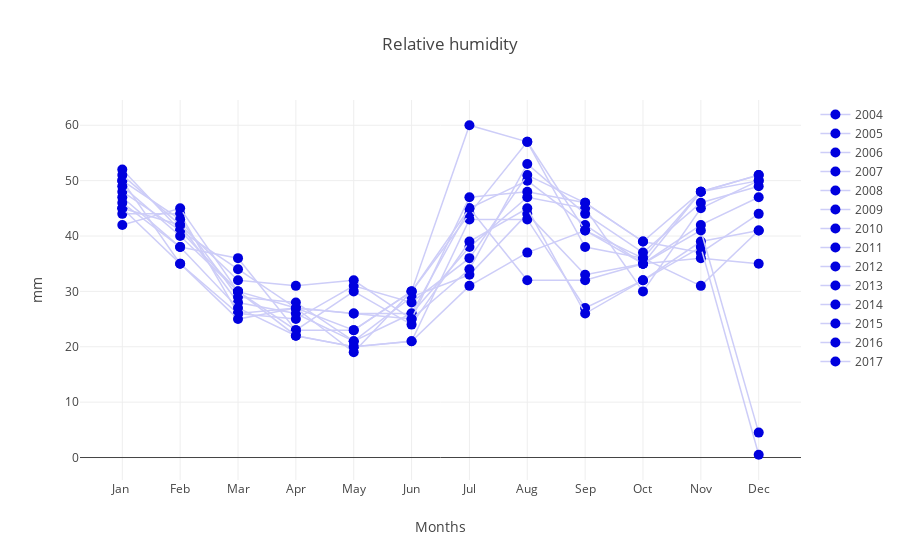

Notebook cell for this chart:
### Code cell
old_humi = mean_years(df_rel_humi, 2004, 2013)
new_humi = mean_years(df_rel_humi, 2014, 2017)

#graph_lines([old_humi, new_humi], "Relative humidity differences", "Months", "%", ["2004-2013", "2014-2017"])
years = range(2004, 2018)
graphs = []
legends = []
for i in years:
    graphs.append(mean_years(df_rel_humi, i, i))
    legends.append(str(i))

#graph_lines([old_rain, new_rain], "Rain fall differences", "Months", "mm", ["2004-2013", "2014-2017"])
iplot(graph_lines(graphs, "Relative humidity", "Months", "mm", legends))

### Figure 1 — Plotly figure (JSON) as saved in the notebook; plotly's stock layout.template omitted (floating-point values rounded to 4 significant figures)
{"data": [{"line": {"color": "rgb(205,205,248)", "width": 1.5}, "marker": {"color": "rgb(0,0,222)", "size": 10}, "mode": "lines+markers", "name": "2004", "x": ["Jan ", "Feb", "Mar", "Apr", "May", "Jun", "Jul", "Aug", "Sep", "Oct", "Nov", "Dec"], "y": [45, 42, 28, 26, 21, 29, 33, 44, 33, 35, 42, 47]}, {"line": {"color": "rgb(205,205,248)", "width": 1.5}, "marker": {"color": "rgb(0,0,222)", "size": 10}, "mode": "lines+markers", "name": "2005", "x": ["Jan ", "Feb", "Mar", "Apr", "May", "Jun", "Jul", "Aug", "Sep", "Oct", "Nov", "Dec"], "y": [44, 44, 26, 27, 26, 26, 45, 50, 42, 35, 36, 35]}, {"line": {"color": "rgb(205,205,248)", "width": 1.5}, "marker": {"color": "rgb(0,0,222)", "size": 10}, "mode": "lines+markers", "name": "2006", "x": ["Jan ", "Feb", "Mar", "Apr", "May", "Jun", "Jul", "Aug", "Sep", "Oct", "Nov", "Dec"], "y": [50, 35, 26, 25, 31, 28, 36, 51, 46, 39, 37, 44]}, {"line": {"color": "rgb(205,205,248)", "width": 1.5}, "marker": {"color": "rgb(0,0,222)", "size": 10}, "mode": "lines+markers", "name": "2007", "x": ["Jan ", "Feb", "Mar", "Apr", "May", "Jun", "Jul", "Aug", "Sep", "Oct", "Nov", "Dec"], "y": [45, 35, 25, 27, 19, 30, 60, 57, 38, 36, 48, 51]}, {"line": {"color": "rgb(205,205,248)", "width": 1.5}, "marker": {"color": "rgb(0,0,222)", "size": 10}, "mode": "lines+markers", "name": "2008", "x": ["Jan ", "Feb", "Mar", "Apr", "May", "Jun", "Jul", "Aug", "Sep", "Oct", "Nov", "Dec"], "y": [50, 43, 29, 28, 21, 26, 38, 47, 45, 30, 45, 50]}, {"line": {"color": "rgb(205,205,248)", "width": 1.5}, "marker": {"color": "rgb(0,0,222)", "size": 10}, "mode": "lines+markers", "name": "2009", "x": ["Jan ", "Feb", "Mar", "Apr", "May", "Jun", "Jul", "Aug", "Sep", "Oct", "Nov", "Dec"], "y": [47, 38, 27, 22, 20, 21, 43, 43, 27, 32, 39, 41]}, {"line": {"color": "rgb(205,205,248)", "width": 1.5}, "marker": {"color": "rgb(0,0,222)", "size": 10}, "mode": "lines+markers", "name": "2010", "x": ["Jan ", "Feb", "Mar", "Apr", "May", "Jun", "Jul", "Aug", "Sep", "Oct", "Nov", "Dec"], "y": [48, 41, 30, 27, 23, 30, 44, 57, 41, 35, 48, 50]}, {"line": {"color": "rgb(205,205,248)", "width": 1.5}, "marker": {"color": "rgb(0,0,222)", "size": 10}, "mode": "lines+markers", "name": "2011", "x": ["Jan ", "Feb", "Mar", "Apr", "May", "Jun", "Jul", "Aug", "Sep", "Oct", "Nov", "Dec"], "y": [46, 38, 36, 23, 30, 24, 39, 45, 26, 32, 38, 0.5]}, {"line": {"color": "rgb(205,205,248)", "width": 1.5}, "marker": {"color": "rgb(0,0,222)", "size": 10}, "mode": "lines+markers", "name": "2012", "x": ["Jan ", "Feb", "Mar", "Apr", "May", "Jun", "Jul", "Aug", "Sep", "Oct", "Nov", "Dec"], "y": [42, 45, 30, 23, 23, 30, 45, 32, 32, 35, 41, 4.5]}, {"line": {"color": "rgb(205,205,248)", "width": 1.5}, "marker": {"color": "rgb(0,0,222)", "size": 10}, "mode": "lines+markers", "name": "2013", "x": ["Jan ", "Feb", "Mar", "Apr", "May", "Jun", "Jul", "Aug", "Sep", "Oct", "Nov", "Dec"], "y": [52, 41, 34, 27, 26, 25, 34, 53, 44, 37, 46, 49]}, {"line": {"color": "rgb(205,205,248)", "width": 1.5}, "marker": {"color": "rgb(0,0,222)", "size": 10}, "mode": "lines+markers", "name": "2014", "x": ["Jan ", "Feb", "Mar", "Apr", "May", "Jun", "Jul", "Aug", "Sep", "Oct", "Nov", "Dec"], "y": [51, 42, 32, 31, 32, 25, 47, 48, 46, 39, 48, 51]}, {"line": {"color": "rgb(205,205,248)", "width": 1.5}, "marker": {"color": "rgb(0,0,222)", "size": 10}, "mode": "lines+markers", "name": "2015", "x": ["Jan ", "Feb", "Mar", "Apr", "May", "Jun", "Jul", "Aug", "Sep", "Oct", "Nov", "Dec"], "y": [49, 40, 30, 22, 20, 21, 31, 37, 41, 36, 31, 41]}, {"line": {"color": "rgb(205,205,248)", "width": 1.5}, "marker": {"color": "rgb(0,0,222)", "size": 10}, "mode": "lines+markers", "name": "2016", "x": ["Jan ", "Feb", "Mar", "Apr", "May", "Jun", "Jul", "Aug", "Sep", "Oct", "Nov", "Dec"], "y": [null, null, null, null, null, null, null, null, null, null, null, null]}, {"line": {"color": "rgb(205,205,248)", "width": 1.5}, "marker": {"color": "rgb(0,0,222)", "size": 10}, "mode": "lines+markers", "name": "2017", "x": ["Jan ", "Feb", "Mar", "Apr", "May", "Jun", "Jul", "Aug", "Sep", "Oct", "Nov", "Dec"], "y": [null, null, null, null, null, null, null, null, null, null, null, null]}], "layout": {"showlegend": true, "title": "Relative humidity", "xaxis": {"title": "Months"}, "yaxis": {"title": "mm"}}}
